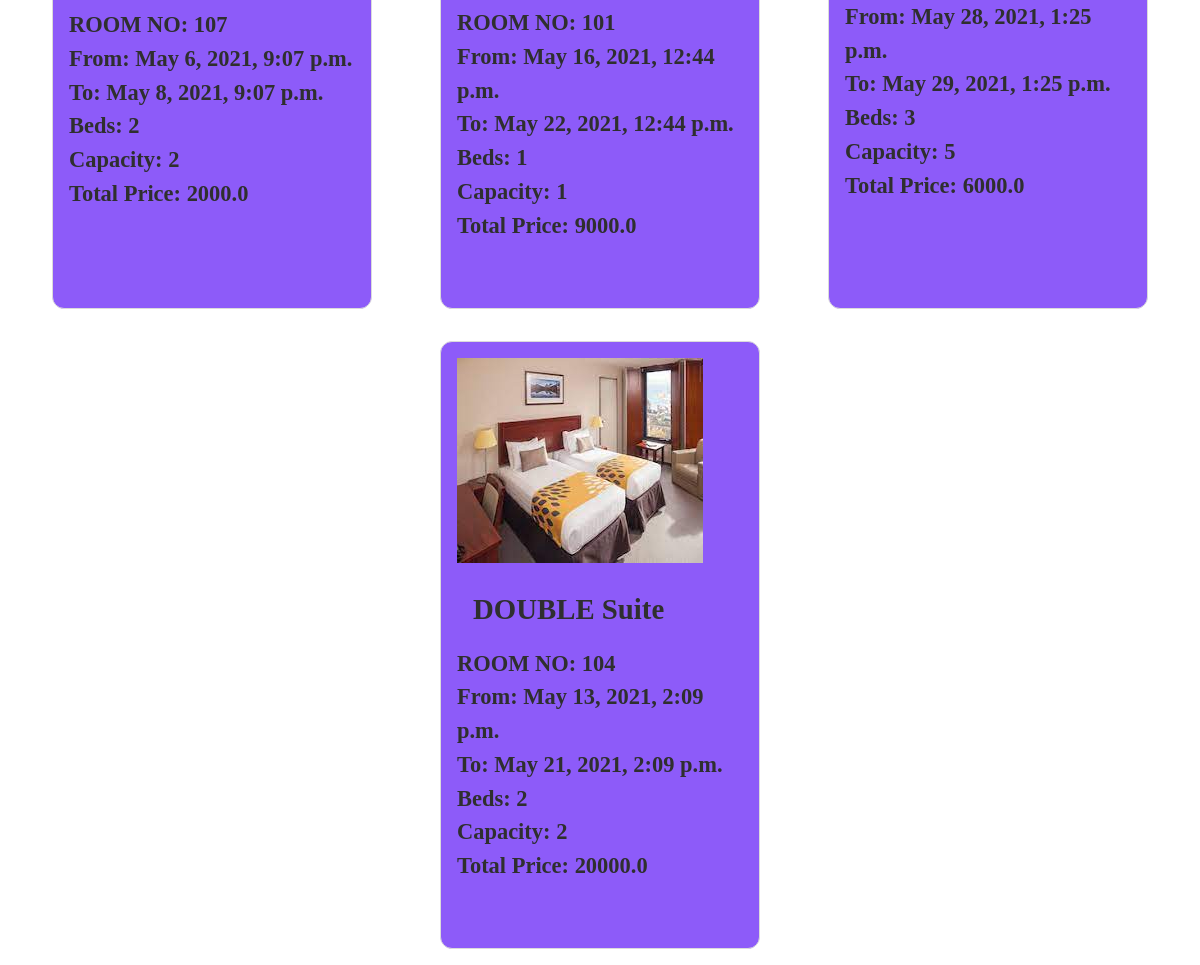
Before: /booking_list/ (signed in, lower part) with the older database file.
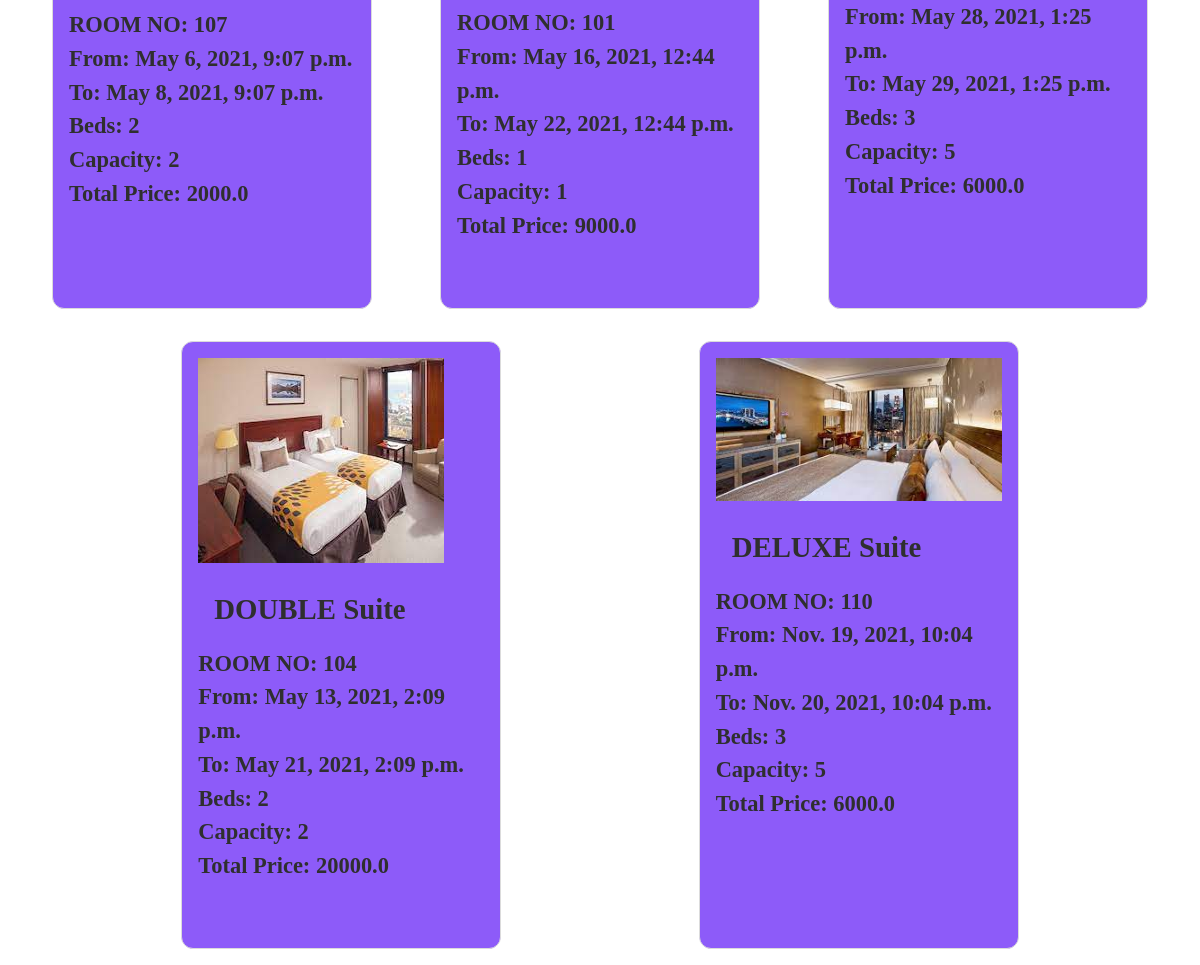
After: the same page with the newer database file.
### hotel/models.py (models this page shows, shortened)
class Booking(models.Model):
    user=models.ForeignKey(settings.AUTH_USER_MODEL,on_delete=models.CASCADE)
    room= models.ForeignKey(Room, on_delete=models.CASCADE)
    check_in=models.DateTimeField()
    check_out = models.DateTimeField()
    name = models.CharField(max_length=100)
    email = models.EmailField()
    number=models.IntegerField()
    total_price=models.FloatField()
    def get_room_category(self):
        room_categories=dict(self.room.ROOM_CATEGORIES)
        room_category=room_categories.get(self.room.category)
        return room_category
    def get_cancel_booking_url(self):
        return reverse_lazy('hotel:CancelBookingView', args=[self.pk, ])

class Room(models.Model):
    ROOM_CATEGORIES=(
        ('SIN','SINGLE'),
        ('DBL','DOUBLE'),
        ('DEL','DELUXE'),
        ('KIN','KING'),
        ('QUE','QUEEN'),
        ('NAC','NON-AC'),
    )
    rate = models.FloatField()
    number =models.IntegerField()
    category=models.CharField(max_length=3,choices=ROOM_CATEGORIES)
    beds=models.IntegerField()
    capacity=models.IntegerField()

### hotel/views.py (the view)
# urls.py: path('booking_list/',BookingListView.as_view(),name='BookingListView'),
class BookingListView(ListView):
    model = Booking
    template_name = "booking_list_view.html"
    def get_queryset(self,*args,**kwargs):
        if self.request.user.is_staff:
            booking_list=Booking.objects.all()
            return booking_list
        else:
            booking_list=Booking.objects.filter(user=self.request.user)
            return booking_list

### hotel/templates/booking_list_view.html (shortened to what this page needs)
{% extends "layout.html" %}
{% load static %}
{% block links %}
    <link rel="stylesheet" href="{% static 'hotel/css/booking_list.css' %}">
{% endblock %}
{% block content%}
      <div class="content">
        <div class="bookings" >
            {% for booking in booking_list %}
            <div class="booking">
                {% if booking.get_room_category == "SINGLE" %}
                   <img
                    alt="">
                {% elif booking.get_room_category == "DOUBLE" %}
                   <img
                    alt="">
                {% elif booking.get_room_category == "DELUXE" %}
                   <img
                    alt="">
                {% endif %}
                <div class="category">
                    <h2>{{booking.get_room_category}} Suite</h2>
                </div>
                <div >
                    <h3>ROOM NO: {{booking.room.number}}</h3>
                </div>
                <div class="from">
                    <h3>From: {{booking.check_in}}</h3>
                </div>
                <div class="to">
                    <h3>To: {{booking.check_out}}</h3>
                </div>
                <div class="beds">
                    <h3>Beds: {{booking.room.beds}}</h3>
                </div>
                <div class="capacity">
                    <h3>Capacity: {{booking.room.capacity}}</h3>
                </div>
                <div class="total_price">
                    <h3>Total Price: {{booking.total_price}}</h3>
                </div>
                <div class="cancel"><a href="{{booking.get_cancel_booking_url}}" class="invisible"></a></div>
            </div>
            {% endfor %}
        </div>
{% endblock %}

### hotel/templates/layout.html (shortened to what this page needs)
{% load static %}
<!DOCTYPE html>
<html lang="en">
<head>
    <link rel="stylesheet" href="{% static 'hotel/css/header.css' %}"/>
    <link rel="stylesheet" href="{% static 'hotel/css/footer.css' %}"/>
    {% block links%}  {% endblock %}
</head>
<body>
    {% block content%}  {% endblock %}
</body>
</html>

### hotel/static/hotel/css/booking_list.css (style rules this page uses)
* { padding:0; margin:0; box-sizing: border-box; }
body { font-family: auto; background-color:white; color: #2F2F2F; line-height: 1.5; font-size: 1.2rem; text-align: center; }
.content { display: flex; flex-direction: column; }
.bookings { margin-top: 2rem; flex:1; display: flex; flex-direction: row; flex-wrap: wrap; justify-content: space-evenly; }
.booking { flex:1; max-width:20vw; min-width: 20rem; text-align: left; border: 1px solid #dbdbdb; padding:1rem; border-radius: 0.75rem; margin:1rem; background-color: #8d5bf9; }
img { max-width: 100%; }
h1,h2 { margin:1rem; }

Changed rows visible on the page:
added Booking: get_room_category "DELUXE", room.number "110", check_in "Nov. 19, 2021, 10:04 p.m.", check_out "Nov. 20, 2021, 10:04 p.m.", room.beds "3", room.capacity "5", total_price "6000.0"
